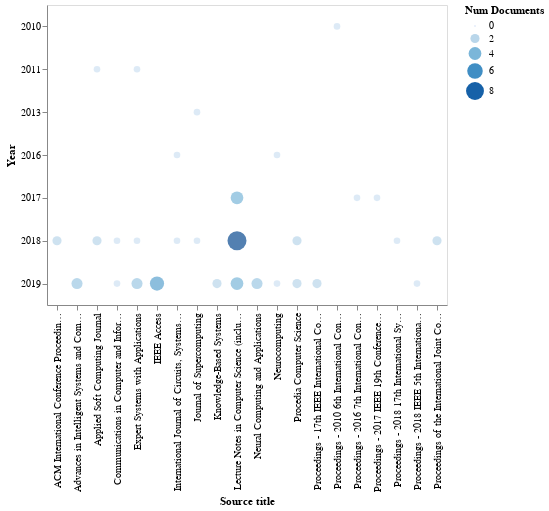

Source (notebook cell):
### Code cell
rdf.terms_by_year( 
    column='Source title', 
    sep=None,
    top_n=20).circlerel()

### Figure 1 — Vega-Lite specification as saved in the notebook (floating-point values rounded to 4 significant figures)
{"$schema": "https://vega.github.io/schema/vega-lite/v3.4.0.json", "config": {"mark": {"tooltip": null}, "view": {"height": 300, "width": 400}}, "data": {"name": "data-910289d24f61f9c31ba957b3806d7aec"}, "datasets": {"data-910289d24f61f9c31ba957b3806d7aec": [{"ID": ["[*69*]", "[*75*]"], "Num Documents": 2, "Source title": "ACM International Conference Proceeding Series", "Year": 2018}, {"ID": ["[*41*]", "[*51*]", "[*52*]"], "Num Documents": 3, "Source title": "Advances in Intelligent Systems and Computing", "Year": 2019}, {"ID": ["[*140*]"], "Num Documents": 1, "Source title": "Applied Soft Computing Journal", "Year": 2011}, {"ID": ["[*67*]", "[*80*]"], "Num Documents": 2, "Source title": "Applied Soft Computing Journal", "Year": 2018}, {"ID": ["[*94*]"], "Num Documents": 1, "Source title": "Communications in Computer and Information Science", "Year": 2018}, {"ID": ["[*30*]"], "Num Documents": 1, "Source title": "Communications in Computer and Information Science", "Year": 2019}, {"ID": ["[*139*]"], "Num Documents": 1, "Source title": "Expert Systems with Applications", "Year": 2011}, {"ID": ["[*54*]"], "Num Documents": 1, "Source title": "Expert Systems with Applications", "Year": 2018}, {"ID": ["[*0*]", "[*1*]", "[*11*]"], "Num Documents": 3, "Source title": "Expert Systems with Applications", "Year": 2019}, {"ID": ["[*34*]", "[*38*]", "[*39*]", "[*46*]", "[*47*]"], "Num Documents": 5, "Source title": "IEEE Access", "Year": 2019}, {"ID": ["[*127*]"], "Num Documents": 1, "Source title": "International Journal of Circuits, Systems and Signal Processing", "Year": 2016}, {"ID": ["[*103*]"], "Num Documents": 1, "Source title": "International Journal of Circuits, Systems and Signal Processing", "Year": 2018}, {"ID": ["[*135*]"], "Num Documents": 1, "Source title": "Journal of Supercomputing", "Year": 2013}, {"ID": ["[*95*]"], "Num Documents": 1, "Source title": "Journal of Supercomputing", "Year": 2018}, {"ID": ["[*4*]", "[*25*]"], "Num Documents": 2, "Source title": "Knowledge-Based Systems", "Year": 2019}, {"ID": ["[*119*]", "[*120*]", "[*121*]", "[*122*]"], "Num Documents": 4, "Source title": "Lecture Notes in Computer Science (including subseries Lecture Notes in Artificial Intelligence and Lecture Notes in Bioinformatics)", "Year": 2017}, {"ID": ["[*88*]", "[*89*]", "[*96*]", "[*97*]", "[*98*]", "[*99*]", "[*100*]", "[*101*]", "[*102*]"], "Num Documents": 9, "Source title": "Lecture Notes in Computer Science (including subseries Lecture Notes in Artificial Intelligence and Lecture Notes in Bioinformatics)", "Year": 2018}, {"ID": ["[*36*]", "[*42*]", "[*45*]", "[*49*]"], "Num Documents": 4, "Source title": "Lecture Notes in Computer Science (including subseries Lecture Notes in Artificial Intelligence and Lecture Notes in Bioinformatics)", "Year": 2019}, {"ID": ["[*27*]", "[*37*]", "[*44*]"], "Num Documents": 3, "Source title": "Neural Computing and Applications", "Year": 2019}, {"ID": ["[*125*]"], "Num Documents": 1, "Source title": "Neurocomputing", "Year": 2016}, {"ID": ["[*10*]"], "Num Documents": 1, "Source title": "Neurocomputing", "Year": 2019}, {"ID": ["[*90*]", "[*91*]"], "Num Documents": 2, "Source title": "Procedia Computer Science", "Year": 2018}, {"ID": ["[*40*]", "[*48*]"], "Num Documents": 2, "Source title": "Procedia Computer Science", "Year": 2019}, {"ID": ["[*23*]", "[*24*]"], "Num Documents": 2, "Source title": "Proceedings - 17th IEEE International Conference on Machine Learning and Applications, ICMLA 2018", "Year": 2019}, {"ID": ["[*143*]"], "Num Documents": 1, "Source title": "Proceedings - 2010 6th International Conference on Natural Computation, ICNC 2010", "Year": 2010}, {"ID": ["[*116*]"], "Num Documents": 1, "Source title": "Proceedings - 2016 7th International Conference on Cloud Computing and Big Data, CCBD 2016", "Year": 2017}, {"ID": ["[*114*]"], "Num Documents": 1, "Source title": "Proceedings - 2017 IEEE 19th Conference on Business Informatics, CBI 2017", "Year": 2017}, {"ID": ["[*55*]"], "Num Documents": 1, "Source title": "Proceedings - 2018 17th International Symposium on Distributed Computing and Applications for Business Engineering and Science, DCABES 2018", "Year": 2018}, {"ID": ["[*19*]"], "Num Documents": 1, "Source title": "Proceedings - 2018 IEEE 5th International Conference on Data Science and Advanced Analytics, DSAA 2018", "Year": 2019}, {"ID": ["[*63*]", "[*64*]"], "Num Documents": 2, "Source title": "Proceedings of the International Joint Conference on Neural Networks", "Year": 2018}]}, "encoding": {"color": {"field": "Num Documents", "type": "quantitative"}, "size": {"field": "Num Documents", "type": "quantitative"}, "x": {"axis": {"labelAngle": 270}, "field": "Source title", "sort": "ascending", "type": "nominal"}, "y": {"field": "Year", "sort": "ascending", "type": "nominal"}}, "mark": "circle"}
